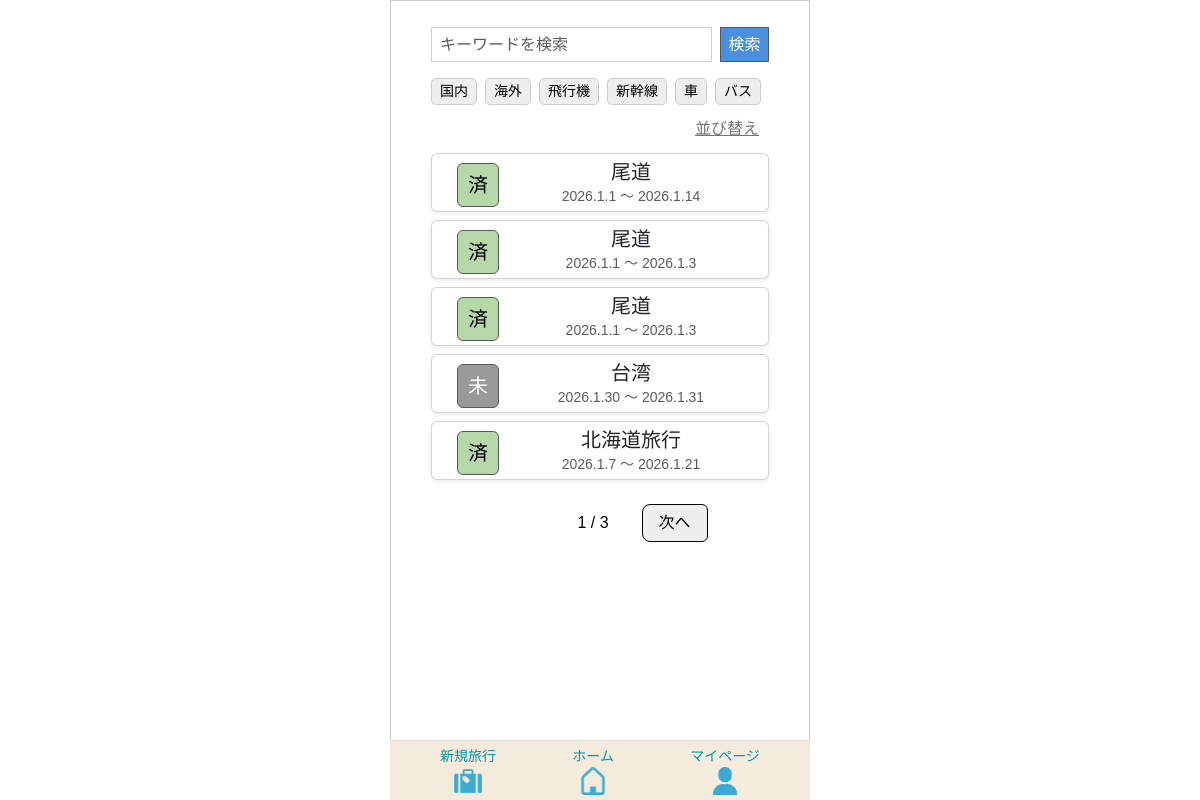
The app's page /home/ (signed in) with its own data.
### app/models/travel.py (models this page shows, shortened)
class Transport(models.Model):
    class TransportType(models.IntegerChoices):
     AIRPLANE   = 0, _("飛行機")
     SHINKANSEN = 1, _("新幹線")
     CAR        = 2, _("車")
     BUS        = 3, _("バス")
     TRAIN      = 4, _("電車")
     OTHER      = 5, _("その他")
    transport_id = models.AutoField(
        primary_key=True,
        verbose_name=_("交通手段ID")
    )
    transport_type = models.IntegerField(
    choices=TransportType.choices,
    verbose_name=_("交通手段")
    )
    created_at = models.DateTimeField(
        auto_now_add=True,
        verbose_name=_("作成日")
    )
    updated_at = models.DateTimeField(
       auto_now=True,
        verbose_name=_("更新日")
    )
    class Meta:
        verbose_name = _("交通手段")
        verbose_name_plural = _("交通手段")

class Travel_info(models.Model):
    class StayType(models.IntegerChoices):
        DAY_TRIP = 0, _("日帰り")
        STAY     = 1, _("宿泊")
    class LocationType(models.IntegerChoices):
        DOMESTIC = 0, _("国内")
        OVERSEAS = 1, _("海外")
    class StatusType(models.IntegerChoices):
        NOT_DONE  = 0, _("未")
        COMPLETE  = 1, _("完")
        PROCESSED = 2, _("済")
    travel_info_id = models.AutoField(
        primary_key=True,
        verbose_name=_("旅行情報ID")
    )
    user = models.ForeignKey(
        settings.AUTH_USER_MODEL,
        on_delete=models.CASCADE,
        verbose_name=_("ユーザーID")
    )
    travel_title = models.CharField(
        max_length=100,
        verbose_name=_("旅行タイトル")
    )
    start_date = models.DateField(
        verbose_name=_("開始日")
    )
    end_date = models.DateField(
        verbose_name=_("終了日")
    )
    stay_type = models.IntegerField(
        choices=StayType.choices,
        verbose_name=_("宿泊タイプ")
    )
    location = models.IntegerField(
        choices=LocationType.choices,
        verbose_name=_("場所"),
    )
    memo = models.CharField(
        max_length=230,
        blank=True,
        verbose_name=_("メモ")
    )
    status = models.IntegerField(
        choices=StatusType.choices,
        default=0,
        verbose_name=_("ステータス")
    )
    transport = models.ManyToManyField(
        "Transport",
        through="Travelmode",
        verbose_name=_("交通手段")
    )
    created_at = models.DateTimeField(
        auto_now_add=True,
        verbose_name=_("作成日")
    )
    updated_at = models.DateTimeField(
       auto_now=True,
        verbose_name=_("更新日")
    )
    class Meta:
        verbose_name = _("旅行情報")
        verbose_name_plural = _("旅行情報")

### app/views/home.py (the view)
# urls.py: path('home/', HomeView.as_view(), name='home'),
class HomeView(LoginRequiredMixin, TemplateView):
    template_name = "home/home.html"
    login_url = "/"
    def get(self, request, *args, **kwargs):
        keyword = request.GET.get("keyword", "")
        travel_type = request.GET.getlist("travel_type")
        transport_filter = [t for t in request.GET.getlist("transport") if t]
        sort = request.GET.get("sort", "")
        travels = Travel_info.objects.filter(user=request.user)
        if keyword:
            travels = travels.filter(travel_title__icontains=keyword)
        if travel_type:
            travels = travels.filter(location__in=travel_type)
        if transport_filter:
            travels = travels.filter(transport__transport_type__in=transport_filter)
        if sort == "title_asc":
            travels = travels.order_by("travel_title")
        elif sort == "title_desc":
            travels = travels.order_by("-travel_title")
        elif sort == "date_asc":
            travels = travels.order_by("start_date")
        elif sort == "date_desc":
            travels = travels.order_by("-start_date")
        today = timezone.now().date()
        for t in travels:
            if t.end_date < today:
                t.status = "済"
                continue
            items = TravelItem.objects.filter(
                travel_category__template__travel_info=t
            )
            total = items.count()
            done = items.filter(item_checked=TravelItem.ItemChecked.YES).count()
            if total > 0 and total == done:
                t.status = "完"
            else:
                t.status = "未"
        paginator = Paginator(travels, 5)
        page = request.GET.get("page")
        travels_page = paginator.get_page(page)
        tags = Transport.objects.all()
        return render(request, self.template_name, {
            "travels": travels_page,
            "keyword": keyword,
            "tags": tags,
            "travel_type": travel_type,
            "transport": transport_filter,
            "sort": sort,
        })

### templates/home/home.html (shortened to what this page needs)
{% extends 'base.html' %}
{% load static %}
{% block extra_css %}
{{ block.super }}
<link rel="stylesheet" href="{% static 'tabipre/css/home.css' %}">
{% endblock %}
{% block content %}
<div class="container mt-3">
    <form method="GET" id="searchForm" class="d-flex mb-3">
        <input type="text" name="keyword" value="{{ keyword }}"
               class="form-control me-2 search-input"
               placeholder="キーワードを検索">
        <button class="search-btn">検索</button>
    </form>
    <div class="d-flex flex-row flex-nowrap overflow-auto mb-2">
        <a href="#"
           class="tag-badge {% if '0' in travel_type %}selected{% endif %}"
           data-type="travel_type" data-value="0">国内</a>
        <a href="#"
           class="tag-badge {% if '1' in travel_type %}selected{% endif %}"
           data-type="travel_type" data-value="1">海外</a>
        {% for tag in tags %}
            <a href="#"
               class="tag-badge {% if tag.transport_type|stringformat:'s' in transport %}selected{% endif %}"
               data-type="transport"
               data-value="{{ tag.transport_type }}">
                {{ tag.get_transport_type_display }}
            </a>
        {% endfor %}
    </div>
    <div class="sort-btn-wrapper mb-2">
        <a href="#" class="sort-btn" data-bs-toggle="modal" data-bs-target="#sortModal">
            並び替え
        </a>
    </div>
    {% for t in travels %}
        <a href="{% url 'app:travel_detail' t.travel_info_id %}" class="text-decoration-none text-dark">
            <div class="card mb-2 shadow-sm">
                <div class="card-body d-flex align-items-center">
                    <div class="align-items-center">
                        {% if t.status == "未" %}
                            <span class="badge-t status-mi">未</span>
                        {% elif t.status == "完" %}
                            <span class="badge-t status-kan">完</span>
                        {% elif t.status == "済" %}
                            <span class="badge-t status-zumi">済</span>
                        {% endif %}
                    </div>
                    <div class="flex-grow-1 d-flex flex-column justify-content-center text-center">
                        <h5 class="card-title">{{ t.travel_title }}</h5>
                        <p class="card-text text-muted">
                            {{ t.start_date|date:"Y.n.j" }} 〜 {{ t.end_date|date:"Y.n.j" }}
                        </p>
                    </div>
                </div>
            </div>
        </a>
    {% empty %}
        <p class="text-center text-muted">旅行がありません</p>
    {% endfor %}
    <div class="d-flex justify-content-center mt-4">
        <nav>
            <ul class="pagination">
                {% if travels.has_previous %}
                    <li class="page-item">
                        <a class="page-link"
                           href="?page={{ travels.previous_page_number }}&keyword={{ keyword }}&sort={{ sort }}">
                           前へ
                        </a>
                    </li>
                {% else %}
                    <li class="page-item disabled">
                    </li>
                {% endif %}
                <li class="page-item active">
                    <span class="page-link">
                        {{ travels.number }} / {{ travels.paginator.num_pages }}
                    </span>
                </li>
                {% if travels.has_next %}
                    <li class="page-item">
                        <a class="page-link"
                           href="?page={{ travels.next_page_number }}&keyword={{ keyword }}&sort={{ sort }}">
                           次へ
                        </a>
                    </li>
                {% else %}
                    <li class="page-item disabled">
                        <span class="page-link" style="visibility: hidden;">次へ</span>
                    </li>
                {% endif %}
            </ul>
        </nav>
    </div>
</div>
{% endblock %}

### static/tabipre/css/base/base.css (style rules this page uses)
.badge-t { display: inline-block; min-width: 32px; border-radius: 6px; font-size: 20px; padding: 6px 10px; margin-right: 20px !important; margin-top: 5px; border: 1px solid #595959; }
.badge-t.status-mi { background-color: #999; color: #fff; }
.badge-t.status-zumi { background-color: #b6d7a8; color: #000; }
.card-body { padding: 8px 16px !important; }
input, select, textarea { width: 100%; padding: 8px 10px; padding-left: 15px; border-radius: 6px; border: 1px solid #ccc; font-size: 18px; box-sizing: border-box; }

### static/tabipre/css/home.css (style rules this page uses)
form input { border: 1px solid #ccc; padding: 8px; width: 100%; background-color: #ffffff; box-sizing: border-box; transition: border-color 0.25s ease, box-shadow 0.25s ease; color: #000; }
.search-input { height: 35px; width: 85%; padding: 4px 8px; border: 1px solid #ccc; }
.search-btn { font-size: 16px; background-color: #4a90e2; color: #fff; height: 35px; width: 50px; padding: 4px 6px; line-height: 1; border: 1px solid #595959; }
input[type="text"], button { border-radius: 0; }
.card-body { padding: 4px 25px !important; }
.card-title { margin: 2px 0; }
.card-text { margin: 0; font-size: 14px; }
.sort-btn-wrapper { display: flex; justify-content: flex-end; }
.sort-btn { padding: 4px 10px; font-size: 16px; color: #6c757d; }
.tag-badge { display: inline-block; background-color: #eee; color: #000; padding: 2px 8px; border-radius: 5px; font-size: 14px; white-space: nowrap; margin-right: 8px; border: 1px solid #ccc; text-decoration: none; }
.pagination { display: flex; justify-content: center; align-items: center; gap: 24px; }
.page-link { background-color: #eee !important; color: #000; border: 1px solid #000 !important; padding: 6px 16px; border-radius: 8px; font-size: 16px; }
.page-item span.page-link { background: #fff !important; color: #000 !important; border: none !important; padding: 6px 10px; font-size: 16px; }

### records on screen
Transport: transport_type "飛行機"
Transport: transport_type "新幹線"
Transport: transport_type "車"
Transport: transport_type "バス"
Travel_info: status "済", travel_title "尾道", start_date "2026.1.1", end_date "2026.1.14"
Travel_info: status "済", travel_title "尾道", start_date "2026.1.1", end_date "2026.1.3"
Travel_info: status "済", travel_title "尾道", start_date "2026.1.1", end_date "2026.1.3"
Travel_info: status "未", travel_title "台湾", start_date "2026.1.30", end_date "2026.1.31"
Travel_info: status "済", travel_title "北海道旅行", start_date "2026.1.7", end_date "2026.1.21"

### other values on screen
{{ travels.number }} "1"
{{ travels.paginator.num_pages }} "3"
